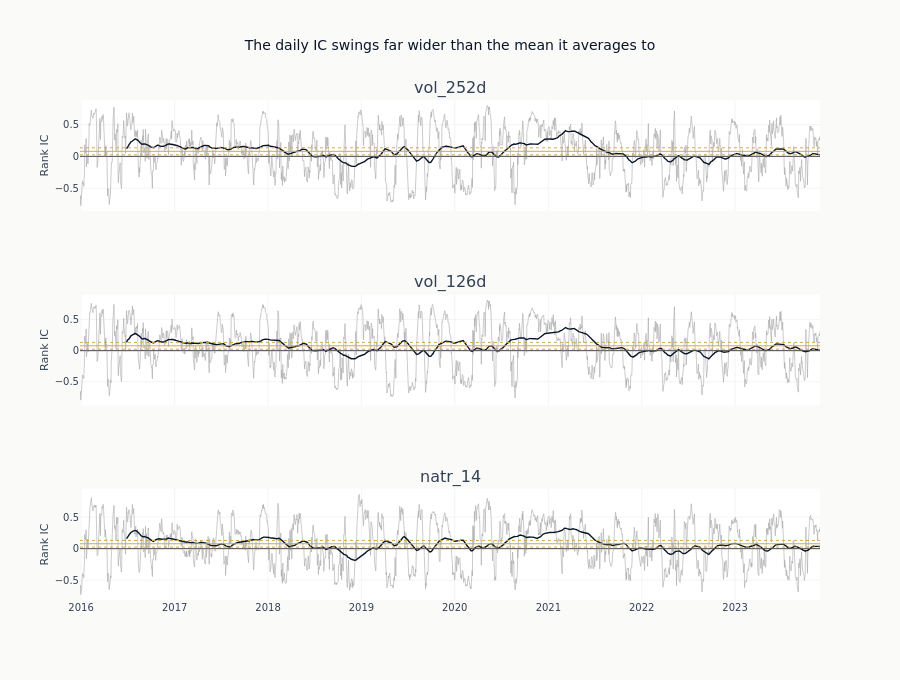

The code cell stored with this chart in its notebook:
### Markdown cell above
### The series behind the average

Every statistic so far is one number standing for a series, and two things that decide
whether a feature is worth anything are invisible once it has been averaged: an
association that comes from a single episode and is absent around it, and one that
changes direction partway through. So the series is drawn for the three features with
the largest average association, before it is reduced any further. The heavy line is a
six-month moving average, and the dotted pair marks the overlap-aware interval around the
full-sample mean. That interval is narrow enough on this axis to be worth stating: the
swing of the daily series is an order of magnitude wider than any uncertainty about where
its average sits.

### Code cell
LEADING_FOR_SERIES = 3
ROLLING_DAYS = 126
series_features = eval_summary.head(LEADING_FOR_SERIES)["feature"].to_list()

fig = make_subplots(
    rows=len(series_features), cols=1, shared_xaxes=True, subplot_titles=series_features
)
for row, feat in enumerate(series_features, start=1):
    series = ic_timeseries[feat]
    bands = compute_ic_uncertainty(series, horizon=LABEL_HORIZON, ic_col="ic")
    dates = series[DATE_COL].to_list()
    fig.add_trace(
        go.Scatter(
            x=dates,
            y=series["ic"].to_list(),
            mode="lines",
            line=dict(color=GRAY_FILLS["muted"], width=0.6),
            showlegend=False,
        ),
        row=row,
        col=1,
    )
    fig.add_trace(
        go.Scatter(
            x=dates,
            y=series["ic"].rolling_mean(ROLLING_DAYS, min_samples=ROLLING_DAYS).to_list(),
            mode="lines",
            line=dict(color=COLORS["blue"], width=1.4),
            showlegend=False,
        ),
        row=row,
        col=1,
    )
    for value, dash in (
        (bands["mean_ic"], "solid"),
        (bands["ci_hac_lower"], "dot"),
        (bands["ci_hac_upper"], "dot"),
    ):
        fig.add_hline(y=value, line=dict(color=COLORS["amber"], width=1, dash=dash), row=row, col=1)
    fig.add_hline(y=0, line=dict(color=GRAY_FILLS["border"], width=0.8), row=row, col=1)
fig.update_layout(
    template="ml4t",
    height=200 * len(series_features) + 80,
    width=900,
    title_text="The daily IC swings far wider than the mean it averages to",
)
fig.update_yaxes(title_text="Rank IC")
fig.show()

### Figure 1 — Plotly figure (JSON) as saved in the notebook; plotly's stock layout.template omitted (floating-point values rounded to 4 significant figures; data arrays with more than 128 entries replaced by an {"elided": "..."} marker saying what was removed)
{"data": [{"line": {"color": "#a8a8a8", "width": 0.6}, "mode": "lines", "showlegend": false, "type": "scatter", "x": {"elided": "1995 str values"}, "xaxis": "x", "y": {"elided": "1995 float values"}, "yaxis": "y"}, {"line": {"color": "#0a1628", "width": 1.4}, "mode": "lines", "showlegend": false, "type": "scatter", "x": {"elided": "1995 str values"}, "xaxis": "x", "y": {"elided": "1995 float values"}, "yaxis": "y"}, {"line": {"color": "#a8a8a8", "width": 0.6}, "mode": "lines", "showlegend": false, "type": "scatter", "x": {"elided": "1995 str values"}, "xaxis": "x2", "y": {"elided": "1995 float values"}, "yaxis": "y2"}, {"line": {"color": "#0a1628", "width": 1.4}, "mode": "lines", "showlegend": false, "type": "scatter", "x": {"elided": "1995 str values"}, "xaxis": "x2", "y": {"elided": "1995 float values"}, "yaxis": "y2"}, {"line": {"color": "#a8a8a8", "width": 0.6}, "mode": "lines", "showlegend": false, "type": "scatter", "x": {"elided": "1995 str values"}, "xaxis": "x3", "y": {"elided": "1995 float values"}, "yaxis": "y3"}, {"line": {"color": "#0a1628", "width": 1.4}, "mode": "lines", "showlegend": false, "type": "scatter", "x": {"elided": "1995 str values"}, "xaxis": "x3", "y": {"elided": "1995 float values"}, "yaxis": "y3"}], "layout": {"annotations": [{"font": {"size": 16}, "showarrow": false, "text": "vol_252d", "x": 0.5, "xanchor": "center", "xref": "paper", "y": 1.0, "yanchor": "bottom", "yref": "paper"}, {"font": {"size": 16}, "showarrow": false, "text": "vol_126d", "x": 0.5, "xanchor": "center", "xref": "paper", "y": 0.6111, "yanchor": "bottom", "yref": "paper"}, {"font": {"size": 16}, "showarrow": false, "text": "natr_14", "x": 0.5, "xanchor": "center", "xref": "paper", "y": 0.2222, "yanchor": "bottom", "yref": "paper"}], "height": 680, "shapes": [{"line": {"color": "#D4A84B", "dash": "solid", "width": 1}, "type": "line", "x0": 0, "x1": 1, "xref": "x domain", "y0": 0.08047, "y1": 0.08047, "yref": "y"}, {"line": {"color": "#D4A84B", "dash": "dot", "width": 1}, "type": "line", "x0": 0, "x1": 1, "xref": "x domain", "y0": 0.02519, "y1": 0.02519, "yref": "y"}, {"line": {"color": "#D4A84B", "dash": "dot", "width": 1}, "type": "line", "x0": 0, "x1": 1, "xref": "x domain", "y0": 0.1358, "y1": 0.1358, "yref": "y"}, {"line": {"color": "#666666", "width": 0.8}, "type": "line", "x0": 0, "x1": 1, "xref": "x domain", "y0": 0, "y1": 0, "yref": "y"}, {"line": {"color": "#D4A84B", "dash": "solid", "width": 1}, "type": "line", "x0": 0, "x1": 1, "xref": "x2 domain", "y0": 0.07705, "y1": 0.07705, "yref": "y2"}, {"line": {"color": "#D4A84B", "dash": "dot", "width": 1}, "type": "line", "x0": 0, "x1": 1, "xref": "x2 domain", "y0": 0.02225, "y1": 0.02225, "yref": "y2"}, {"line": {"color": "#D4A84B", "dash": "dot", "width": 1}, "type": "line", "x0": 0, "x1": 1, "xref": "x2 domain", "y0": 0.1319, "y1": 0.1319, "yref": "y2"}, {"line": {"color": "#666666", "width": 0.8}, "type": "line", "x0": 0, "x1": 1, "xref": "x2 domain", "y0": 0, "y1": 0, "yref": "y2"}, {"line": {"color": "#D4A84B", "dash": "solid", "width": 1}, "type": "line", "x0": 0, "x1": 1, "xref": "x3 domain", "y0": 0.07673, "y1": 0.07673, "yref": "y3"}, {"line": {"color": "#D4A84B", "dash": "dot", "width": 1}, "type": "line", "x0": 0, "x1": 1, "xref": "x3 domain", "y0": 0.02384, "y1": 0.02384, "yref": "y3"}, {"line": {"color": "#D4A84B", "dash": "dot", "width": 1}, "type": "line", "x0": 0, "x1": 1, "xref": "x3 domain", "y0": 0.1296, "y1": 0.1296, "yref": "y3"}, {"line": {"color": "#666666", "width": 0.8}, "type": "line", "x0": 0, "x1": 1, "xref": "x3 domain", "y0": 0, "y1": 0, "yref": "y3"}], "title": {"text": "The daily IC swings far wider than the mean it averages to"}, "width": 900, "xaxis": {"anchor": "y", "domain": [0.0, 1.0], "matches": "x3", "showticklabels": false}, "xaxis2": {"anchor": "y2", "domain": [0.0, 1.0], "matches": "x3", "showticklabels": false}, "xaxis3": {"anchor": "y3", "domain": [0.0, 1.0]}, "yaxis": {"anchor": "x", "domain": [0.7778, 1.0], "title": {"text": "Rank IC"}}, "yaxis2": {"anchor": "x2", "domain": [0.3889, 0.6111], "title": {"text": "Rank IC"}}, "yaxis3": {"anchor": "x3", "domain": [0.0, 0.2222], "title": {"text": "Rank IC"}}}}
